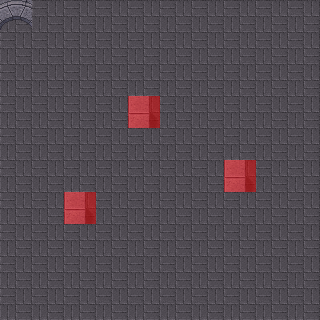

Rendered tile map (Tiled .tmx) drawn with the repository's tilesets; below, a short description and the full map source, tile grids included:
An orthogonal 10x10 tile map with 32x32 px tiles, 3 tile layers (Tile Layer 1, Tile Layer 2, Collision) and 1 object (warp).

<map version="1.0" orientation="orthogonal" width="10" height="10" tilewidth="32" tileheight="32">
 <tileset firstgid="1" name="crypt" tilewidth="32" tileheight="32">
  <image source="crypt.png" width="512" height="512" />
 </tileset>
 <layer name="Tile Layer 1" width="10" height="10">
  <data>
   <tile gid="238" />
   <tile gid="238" />
   <tile gid="238" />
   <tile gid="238" />
   <tile gid="238" />
   <tile gid="238" />
   <tile gid="238" />
   <tile gid="238" />
   <tile gid="238" />
   <tile gid="238" />
   <tile gid="238" />
   <tile gid="238" />
   <tile gid="238" />
   <tile gid="238" />
   <tile gid="238" />
   <tile gid="238" />
   <tile gid="238" />
   <tile gid="238" />
   <tile gid="238" />
   <tile gid="238" />
   <tile gid="238" />
   <tile gid="238" />
   <tile gid="238" />
   <tile gid="238" />
   <tile gid="238" />
   <tile gid="238" />
   <tile gid="238" />
   <tile gid="238" />
   <tile gid="238" />
   <tile gid="238" />
   <tile gid="238" />
   <tile gid="238" />
   <tile gid="238" />
   <tile gid="238" />
   <tile gid="238" />
   <tile gid="238" />
   <tile gid="238" />
   <tile gid="238" />
   <tile gid="238" />
   <tile gid="238" />
   <tile gid="238" />
   <tile gid="238" />
   <tile gid="238" />
   <tile gid="238" />
   <tile gid="238" />
   <tile gid="238" />
   <tile gid="238" />
   <tile gid="238" />
   <tile gid="238" />
   <tile gid="238" />
   <tile gid="238" />
   <tile gid="238" />
   <tile gid="238" />
   <tile gid="238" />
   <tile gid="238" />
   <tile gid="238" />
   <tile gid="238" />
   <tile gid="238" />
   <tile gid="238" />
   <tile gid="238" />
   <tile gid="238" />
   <tile gid="238" />
   <tile gid="238" />
   <tile gid="238" />
   <tile gid="238" />
   <tile gid="238" />
   <tile gid="238" />
   <tile gid="238" />
   <tile gid="238" />
   <tile gid="238" />
   <tile gid="238" />
   <tile gid="238" />
   <tile gid="238" />
   <tile gid="238" />
   <tile gid="238" />
   <tile gid="238" />
   <tile gid="238" />
   <tile gid="238" />
   <tile gid="238" />
   <tile gid="238" />
   <tile gid="238" />
   <tile gid="238" />
   <tile gid="238" />
   <tile gid="238" />
   <tile gid="238" />
   <tile gid="238" />
   <tile gid="238" />
   <tile gid="238" />
   <tile gid="238" />
   <tile gid="238" />
   <tile gid="238" />
   <tile gid="238" />
   <tile gid="238" />
   <tile gid="238" />
   <tile gid="238" />
   <tile gid="238" />
   <tile gid="238" />
   <tile gid="238" />
   <tile gid="238" />
   <tile gid="238" />
  </data>
 </layer>
 <layer name="Tile Layer 2" width="10" height="10">
  <data>
   <tile gid="253" />
   <tile gid="0" />
   <tile gid="0" />
   <tile gid="0" />
   <tile gid="0" />
   <tile gid="0" />
   <tile gid="0" />
   <tile gid="0" />
   <tile gid="0" />
   <tile gid="0" />
   <tile gid="0" />
   <tile gid="0" />
   <tile gid="0" />
   <tile gid="0" />
   <tile gid="0" />
   <tile gid="0" />
   <tile gid="0" />
   <tile gid="0" />
   <tile gid="0" />
   <tile gid="0" />
   <tile gid="0" />
   <tile gid="0" />
   <tile gid="0" />
   <tile gid="0" />
   <tile gid="0" />
   <tile gid="0" />
   <tile gid="0" />
   <tile gid="0" />
   <tile gid="0" />
   <tile gid="0" />
   <tile gid="0" />
   <tile gid="0" />
   <tile gid="0" />
   <tile gid="0" />
   <tile gid="160" />
   <tile gid="0" />
   <tile gid="0" />
   <tile gid="0" />
   <tile gid="0" />
   <tile gid="0" />
   <tile gid="0" />
   <tile gid="0" />
   <tile gid="0" />
   <tile gid="0" />
   <tile gid="0" />
   <tile gid="0" />
   <tile gid="0" />
   <tile gid="0" />
   <tile gid="0" />
   <tile gid="0" />
   <tile gid="0" />
   <tile gid="0" />
   <tile gid="0" />
   <tile gid="0" />
   <tile gid="0" />
   <tile gid="0" />
   <tile gid="0" />
   <tile gid="160" />
   <tile gid="0" />
   <tile gid="0" />
   <tile gid="0" />
   <tile gid="0" />
   <tile gid="160" />
   <tile gid="0" />
   <tile gid="0" />
   <tile gid="0" />
   <tile gid="0" />
   <tile gid="0" />
   <tile gid="0" />
   <tile gid="0" />
   <tile gid="0" />
   <tile gid="0" />
   <tile gid="0" />
   <tile gid="0" />
   <tile gid="0" />
   <tile gid="0" />
   <tile gid="0" />
   <tile gid="0" />
   <tile gid="0" />
   <tile gid="0" />
   <tile gid="0" />
   <tile gid="0" />
   <tile gid="0" />
   <tile gid="0" />
   <tile gid="0" />
   <tile gid="0" />
   <tile gid="0" />
   <tile gid="0" />
   <tile gid="0" />
   <tile gid="0" />
   <tile gid="0" />
   <tile gid="0" />
   <tile gid="0" />
   <tile gid="0" />
   <tile gid="0" />
   <tile gid="0" />
   <tile gid="0" />
   <tile gid="0" />
   <tile gid="0" />
   <tile gid="0" />
  </data>
 </layer>
 <layer name="Collision" width="10" height="10">
  <data>
   <tile gid="0" />
   <tile gid="0" />
   <tile gid="0" />
   <tile gid="0" />
   <tile gid="0" />
   <tile gid="0" />
   <tile gid="0" />
   <tile gid="0" />
   <tile gid="0" />
   <tile gid="0" />
   <tile gid="0" />
   <tile gid="0" />
   <tile gid="0" />
   <tile gid="0" />
   <tile gid="0" />
   <tile gid="0" />
   <tile gid="0" />
   <tile gid="0" />
   <tile gid="0" />
   <tile gid="0" />
   <tile gid="0" />
   <tile gid="0" />
   <tile gid="0" />
   <tile gid="0" />
   <tile gid="0" />
   <tile gid="0" />
   <tile gid="0" />
   <tile gid="0" />
   <tile gid="0" />
   <tile gid="0" />
   <tile gid="0" />
   <tile gid="0" />
   <tile gid="0" />
   <tile gid="0" />
   <tile gid="13" />
   <tile gid="0" />
   <tile gid="0" />
   <tile gid="0" />
   <tile gid="0" />
   <tile gid="0" />
   <tile gid="0" />
   <tile gid="0" />
   <tile gid="0" />
   <tile gid="0" />
   <tile gid="0" />
   <tile gid="0" />
   <tile gid="0" />
   <tile gid="0" />
   <tile gid="0" />
   <tile gid="0" />
   <tile gid="0" />
   <tile gid="0" />
   <tile gid="0" />
   <tile gid="0" />
   <tile gid="0" />
   <tile gid="0" />
   <tile gid="0" />
   <tile gid="13" />
   <tile gid="0" />
   <tile gid="0" />
   <tile gid="0" />
   <tile gid="0" />
   <tile gid="13" />
   <tile gid="0" />
   <tile gid="0" />
   <tile gid="0" />
   <tile gid="0" />
   <tile gid="0" />
   <tile gid="0" />
   <tile gid="0" />
   <tile gid="0" />
   <tile gid="0" />
   <tile gid="0" />
   <tile gid="0" />
   <tile gid="0" />
   <tile gid="0" />
   <tile gid="0" />
   <tile gid="0" />
   <tile gid="0" />
   <tile gid="0" />
   <tile gid="0" />
   <tile gid="0" />
   <tile gid="0" />
   <tile gid="0" />
   <tile gid="0" />
   <tile gid="0" />
   <tile gid="0" />
   <tile gid="0" />
   <tile gid="0" />
   <tile gid="0" />
   <tile gid="0" />
   <tile gid="0" />
   <tile gid="0" />
   <tile gid="0" />
   <tile gid="0" />
   <tile gid="0" />
   <tile gid="0" />
   <tile gid="0" />
   <tile gid="0" />
   <tile gid="0" />
  </data>
 </layer>
 <objectgroup name="Warps" width="10" height="10">
  <object name="warp" x="8" y="24" width="15" height="6">
   <properties>
    <property name="mapa" value="mapa2" />
    <property name="x" value="50" />
    <property name="y" value="50" />
   </properties>
  </object>
 </objectgroup>
</map>
